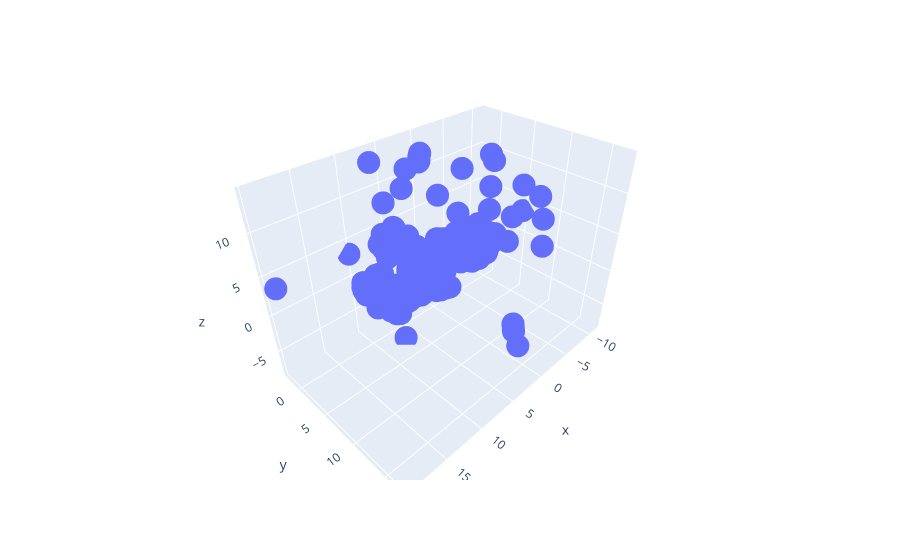

Notebook code for this chart:
### Code cell


### Figure 1 — Plotly figure (JSON) as saved in the notebook; plotly's stock layout.template omitted (floating-point values rounded to 4 significant figures; data arrays with more than 128 entries replaced by an {"elided": "..."} marker saying what was removed)
{"data": [{"hovertemplate": "x=%{x}<br>y=%{y}<br>z=%{z}<extra></extra>", "legendgroup": "", "marker": {"color": "#636efa", "symbol": "circle"}, "mode": "markers", "name": "", "scene": "scene", "showlegend": false, "type": "scatter3d", "x": {"elided": "10000 float values"}, "y": {"elided": "10000 float values"}, "z": {"elided": "10000 float values"}}], "layout": {"legend": {"tracegroupgap": 0}, "margin": {"t": 60}, "scene": {"domain": {"x": [0, 1], "y": [0, 1]}, "xaxis": {"title": {"text": "x"}}, "yaxis": {"title": {"text": "y"}}, "zaxis": {"title": {"text": "z"}}}}}
